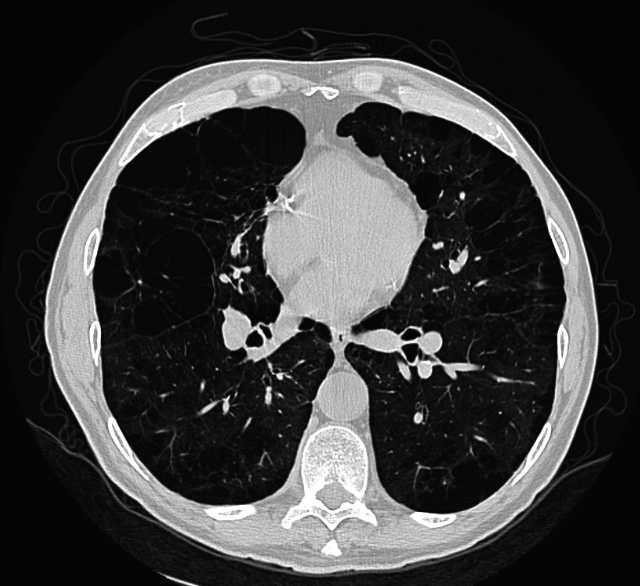
#> input picture python/imagens_tif/HRCT.tif, 640 x 586 px, given in place of Fig0305(a)(DFT_no_log).tif, which was not available
$ python 4_transformacoes_de_intensidade.py
#> lines starting #> are read from the running program, lines starting #| are printed output that depends on the picture; after the words box and inside, x2 and y2 are one past the last pixel; in counts of white or black regions, pixels touching at a corner belong together; pictures that were not available may be replaced by others from this repository, and a replacement may not be noted
import numpy as np
import cv2

# realça detalhes para visualização
def negative():
  img = cv2.imread('imagens_tif/mammogram.tif', 0)
  imgNegative = 255 - img  # where 255 is white

  cv2.imshow('image original', img)
  cv2.imshow('image negative', imgNegative)
  cv2.waitKey(0)
  cv2.destroyAllWindows()

#  A função logarítmica tem a importante característica
# de comprimir a faixa dinâmica das imagens com grandes
# variações de valores de pixels.
def log():
  img = cv2.imread('imagens_tif\standard_test_images\DIP3E_Original_Images_CH03\Fig0305(a)(DFT_no_log).tif', 0)
  cv2.imshow('image original', img)

  imgLog = np.uint8(np.log(img))

  limiar = 0.1
  imgFinal = cv2.threshold(imgLog, limiar, 255, cv2.THRESH_BINARY)[1]
  cv2.imshow('limiar= 0.1', imgFinal)

  limiar = 0.5
  imgFinal = cv2.threshold(imgLog, limiar, 255, cv2.THRESH_BINARY)[1]
  cv2.imshow('limiar= 0.5', imgFinal)

  limiar = 1
  imgFinal = cv2.threshold(imgLog, limiar, 255, cv2.THRESH_BINARY)[1]
  cv2.imshow('limiar= 1', imgFinal)

  limiar = 2
  imgFinal = cv2.threshold(imgLog, limiar, 255, cv2.THRESH_BINARY)[1]
  cv2.imshow('limiar= 2', imgFinal)
  cv2.waitKey(0)
  cv2.destroyAllWindows()

def inverse_log():
  img = cv2.imread('imagens_tif\standard_test_images\DIP3E_Original_Images_CH03\Fig0305(a)(DFT_no_log).tif', 0)
#> img is the input picture: shape (586, 640); min 4, max 255, mean 60.2
  cv2.imshow('image original', img)

  imgLog = np.uint8(np.log(img))
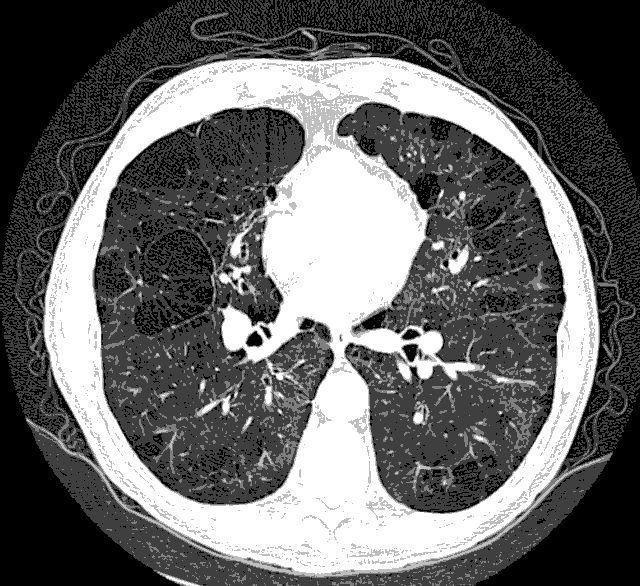
#> imgLog: shape (586, 640); min 1, max 5, mean 2.61; drawn with min black and max white

  limiar = 0.1
  imgFinal = cv2.threshold(imgLog, limiar, 255, cv2.THRESH_BINARY_INV)[1]
#> imgFinal: shape (586, 640); every value is 0
  cv2.imshow('limiar= 0.1', imgFinal)

  limiar = 0.5
  imgFinal = cv2.threshold(imgLog, limiar, 255, cv2.THRESH_BINARY_INV)[1]
  cv2.imshow('limiar= 0.5', imgFinal)

  limiar = 1
  imgFinal = cv2.threshold(imgLog, limiar, 255, cv2.THRESH_BINARY_INV)[1]
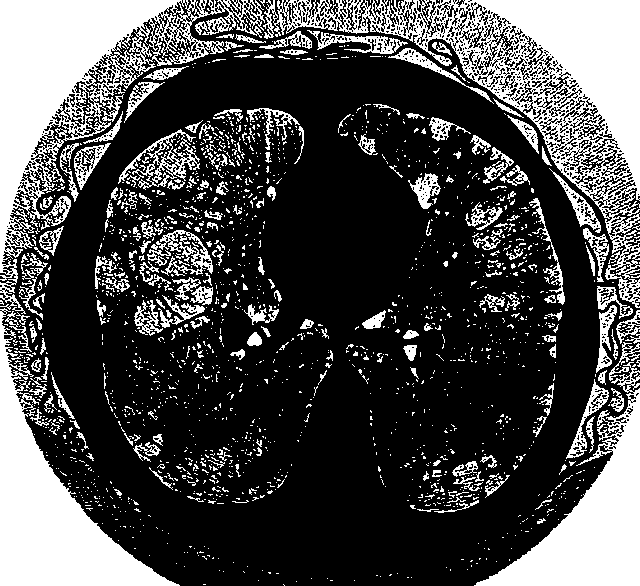
#> imgFinal: shape (586, 640); 29.1% white; 1853 white regions (1630 under 20 px), largest, box (x1, y1, x2, y2) and area: (263, 0, 640, 308) 26336, (0, 0, 265, 314) 23325, (0, 308, 180, 586) 15857
  cv2.imshow('limiar= 1', imgFinal)

  limiar = 2
  imgFinal = cv2.threshold(imgLog, limiar, 255, cv2.THRESH_BINARY_INV)[1]
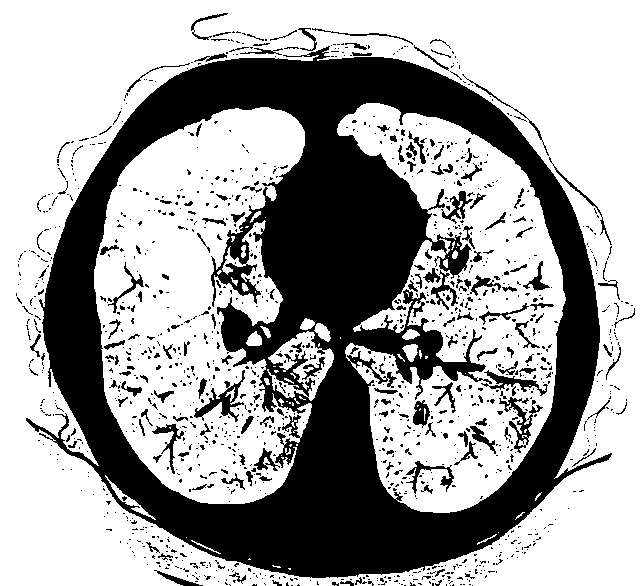
#> imgFinal: shape (586, 640); 63.9% white; 1302 black regions (1125 under 20 px), largest, box (x1, y1, x2, y2) and area: (26, 46, 612, 578) 117077, (194, 370, 245, 422) 677, (499, 397, 543, 453) 584
  cv2.imshow('limiar= 2', imgFinal)
  cv2.waitKey(0)
  cv2.destroyAllWindows()

  # falta fazer a transformacao de potencia (ou gama)

if __name__ == "__main__":
  # negative()
  # log()
  inverse_log()

$ run again, on python/imagens_tif/africa.tif
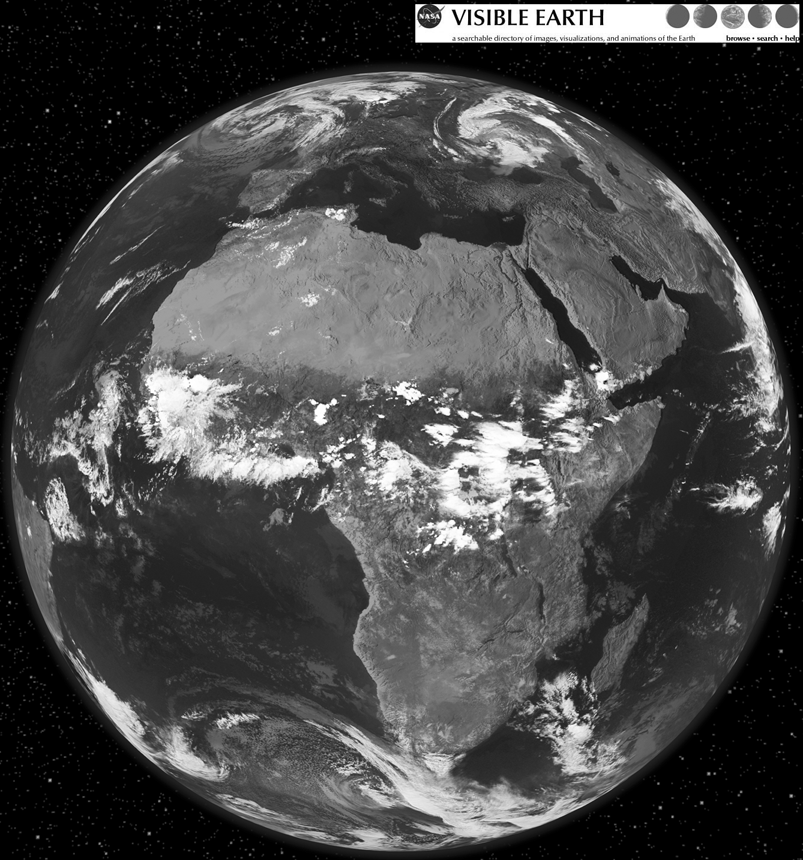
#> input picture python/imagens_tif/africa.tif, 803 x 860 px, given in place of Fig0305(a)(DFT_no_log).tif, which was not available
#> in inverse_log, img is the input picture: shape (860, 803); min 0, max 255, mean 71.4
#> in inverse_log, `imgLog = np.uint8(np.log(img))`:
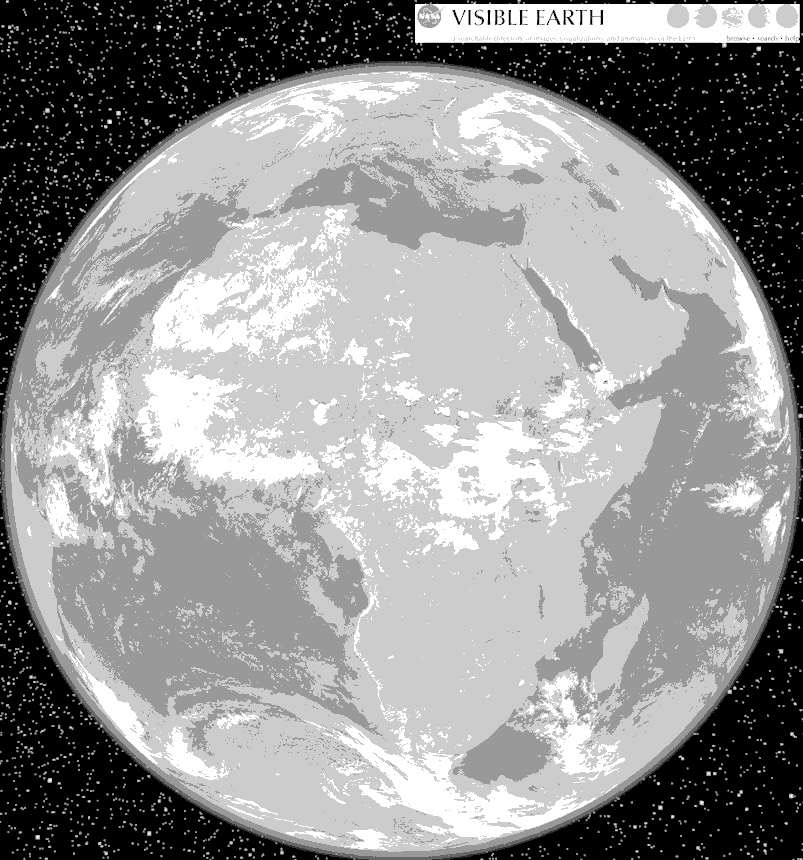
#> imgLog: shape (860, 803); min 0, max 5, mean 2.92; drawn with min black and max white
#> in inverse_log, `imgFinal = cv2.threshold(imgLog, limiar, 255, cv2.THRESH_BINARY_INV)[1]`:
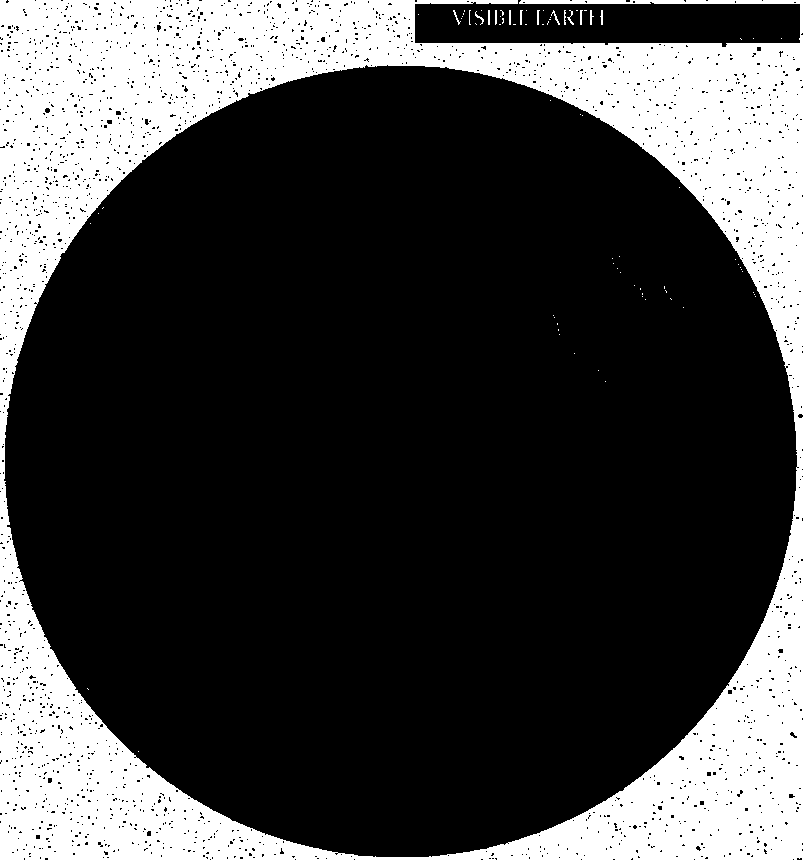
#> imgFinal: shape (860, 803); 25.7% white; 78 white regions (64 under 20 px), largest, box (x1, y1, x2, y2) and area: (0, 0, 803, 860) 176822, (551, 10, 560, 25) 33, (567, 10, 574, 25) 32
